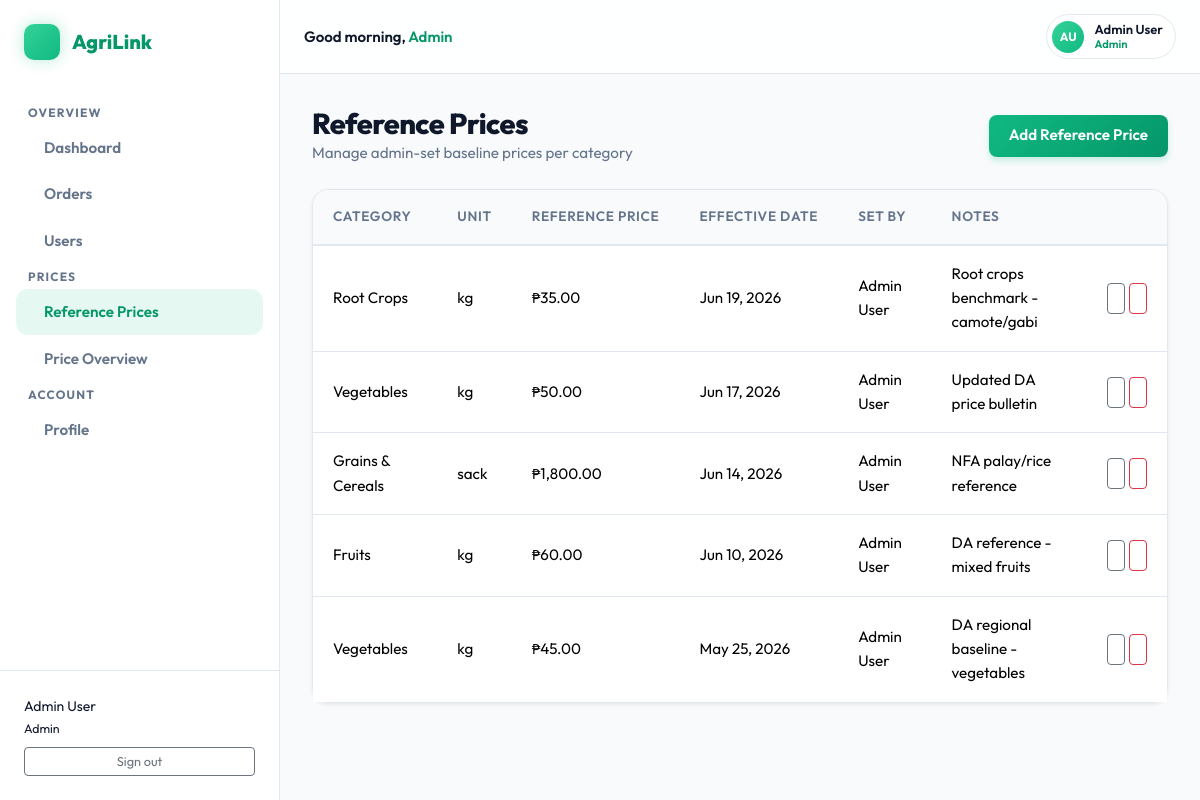
Screenshot of /admin/market-prices.php (signed in) with the database file from the repository.
### tables this page shows
CREATE TABLE `market_prices` (
  `id` int(10) UNSIGNED NOT NULL,
  `category_id` int(10) UNSIGNED NOT NULL,
  `unit_type` varchar(30) NOT NULL DEFAULT 'kg',
  `reference_price` decimal(10,2) NOT NULL,
  `effective_date` date NOT NULL,
  `notes` text DEFAULT NULL,
  `admin_id` int(10) UNSIGNED NOT NULL,
  `created_at` timestamp NOT NULL DEFAULT current_timestamp(),
  `updated_at` timestamp NOT NULL DEFAULT current_timestamp() ON UPDATE current_timestamp()
);

CREATE TABLE `categories` (
  `id` int(10) UNSIGNED NOT NULL,
  `name` varchar(100) NOT NULL,
  `slug` varchar(100) NOT NULL,
  `created_at` timestamp NOT NULL DEFAULT current_timestamp(),
  `updated_at` timestamp NOT NULL DEFAULT current_timestamp() ON UPDATE current_timestamp()
);

CREATE TABLE `users` (
  `id` int(10) UNSIGNED NOT NULL,
  `name` varchar(191) NOT NULL,
  `email` varchar(191) NOT NULL,
  `password` varchar(255) NOT NULL,
  `phone` varchar(30) DEFAULT NULL,
  `address` text DEFAULT NULL,
  `role` enum('admin','farmer','buyer','logistics') NOT NULL DEFAULT 'buyer',
  `created_at` timestamp NOT NULL DEFAULT current_timestamp(),
  `updated_at` timestamp NOT NULL DEFAULT current_timestamp() ON UPDATE current_timestamp()
);

### includes/helpers.php (called while the page is built, shortened)
<?php
function url(string $path = ''): string
{
    return APP_BASE . $path;
}
function peso(float $amount): string
{
    return '₱' . number_format($amount, 2);
}

### classes/MarketPrice.php (called while the page is built, shortened)
<?php
class MarketPrice
{
    private PDO $pdo;
    public function __construct(PDO $pdo)
    {
        $this->pdo = $pdo;
    }
    public function getAll(): array
    {
        $stmt = $this->pdo->query(
            "SELECT mp.*, c.name AS category_name, u.name AS admin_name
             FROM market_prices mp
             JOIN categories c ON c.id = mp.category_id
             JOIN users u ON u.id = mp.admin_id
             ORDER BY mp.effective_date DESC, mp.id DESC"
        );
        return $stmt->fetchAll();
    }
}

### admin/market-prices.php (the view, shortened to what this page needs)
<?php
require_once __DIR__ . '/../includes/helpers.php';
require_once __DIR__ . '/../classes/MarketPrice.php';
$pdo     = Database::getInstance();
$mpModel = new MarketPrice($pdo);
$prices = $mpModel->getAll();
require_once __DIR__ . '/../includes/sidebar.php';
?>
<div class="page-header d-flex align-items-center justify-content-between flex-wrap gap-2 mb-4">
    <div>
        <h1 class="page-title mb-0">Reference Prices</h1>
        <p class="page-subtitle mb-0">Manage admin-set baseline prices per category</p>
    </div>
    <a href="<?= url('/admin/market-prices/create.php') ?>" class="btn btn-agri">Add Reference Price</a>
</div>
<?php if (empty($prices)): ?>
    <div class="empty-state">
        <h2>No reference prices set</h2>
        <p>Add a reference price to help farmers benchmark their listings.</p>
        <a href="<?= url('/admin/market-prices/create.php') ?>" class="btn btn-agri">Add Reference Price</a>
    </div>
<?php else: ?>
    <div class="card shadow-sm">
        <div class="table-responsive">
            <table class="table table-agri align-middle mb-0">
                <thead>
                    <tr>
                        <th>Category</th>
                        <th>Unit</th>
                        <th>Reference Price</th>
                        <th>Effective Date</th>
                        <th>Set By</th>
                        <th>Notes</th>
                        <th></th>
                    </tr>
                </thead>
                <tbody>
                    <?php foreach ($prices as $p): ?>
                    <tr>
                        <td class="fw-600"><?= htmlspecialchars($p['category_name'], ENT_QUOTES, 'UTF-8') ?></td>
                        <td><?= htmlspecialchars($p['unit_type'], ENT_QUOTES, 'UTF-8') ?></td>
                        <td><?= peso((float)$p['reference_price']) ?></td>
                        <td><?= date('M j, Y', strtotime($p['effective_date'])) ?></td>
                        <td><?= htmlspecialchars($p['admin_name'], ENT_QUOTES, 'UTF-8') ?></td>
                        <td><?= $p['notes'] ? htmlspecialchars(mb_strimwidth($p['notes'], 0, 50, '…'), ENT_QUOTES, 'UTF-8') : '—' ?></td>
                        <td>
                            <div class="d-flex gap-1">
                                <a href="<?= url('/admin/market-prices/edit.php?id=' . $p['id']) ?>"
                                   class="btn btn-sm btn-outline-secondary" title="Edit">
                                </a>
                                <form method="post" action="<?= url('/admin/market-prices/delete.php') ?>"
                                      data-vex-confirm="Delete this reference price?"
                                      data-vex-confirm-variant="danger">
                                    <button type="submit" class="btn btn-sm btn-outline-danger" title="Delete">
                                    </button>
                                </form>
                            </div>
                        </td>
                    </tr>
                    <?php endforeach; ?>
                </tbody>
            </table>
        </div>
    </div>
<?php endif; ?>
<?php require_once __DIR__ . '/../includes/sidebar_end.php'; ?>

### assets/css/agrilink.css (style rules this page uses)
:root { --agri-green: #10b981; --agri-green-dark: #059669; --agri-green-light: #34d399; --agri-green-muted: rgba(16, 185, 129, 0.1); --agri-yellow: #f59e0b; --agri-bg: #f8fafc; --agri-surface: #ffffff; --agri-surface-glass: rgba(255, 255, 255, 0.85); --agri-text: #0f172a; --agri-text-muted: #64748b; --agri-border: #e2e8f0; --agri-shadow-sm: 0 1px 3px rgba(0,0,0,0.05), 0 1px 2px rgba(0,0,0,0.03); --agri-shadow-md: 0 4px 6px -1px rgba(0,0,0,0.05), 0 2px 4px -1px rgba(0,0,0,0.03); --agri-shadow-lg: 0 10px 15px -3px rgba(0,0,0,0.05), 0 4px 6px -2px rgba(0,0,0,0.025); --agri-shadow-glow: 0 0 15px rgba(16, 185, 129, 0.3); --agri-sidebar-width: 280px; --agri-radius-sm: 8px; --agri-radius: 16px; --agri-radius-lg: 24px; --transition-fast: 0.15s cubic-bezier(0.4, 0, 0.2, 1); --transition-base: 0.25s cubic-bezier(0.4, 0, 0.2, 1); --transition-bounce: 0.4s cubic-bezier(0.34, 1.56, 0.64, 1); }
body { background-color: var(--agri-bg); color: var(--agri-text); font-family: 'Outfit', system-ui, -apple-system, sans-serif; font-size: 0.95rem; line-height: 1.6; -webkit-font-smoothing: antialiased; -moz-osx-font-smoothing: grayscale; }
a { color: var(--agri-green); text-decoration: none; transition: color var(--transition-fast); }
.page-header { margin-bottom: 2rem; animation: fadeInDown 0.5s ease-out; }
.page-title { font-size: 1.8rem; font-weight: 800; color: var(--agri-text); margin-bottom: 0.25rem; letter-spacing: -0.02em; line-height: 1.2; }
.page-subtitle { font-size: 0.95rem; color: var(--agri-text-muted); font-weight: 400; }
.btn-agri { background: linear-gradient(135deg, var(--agri-green), var(--agri-green-dark)); border: none; color: #ffffff; font-weight: 600; font-size: 0.95rem; border-radius: var(--agri-radius-sm); padding: 0.6rem 1.25rem; transition: all var(--transition-bounce); box-shadow: 0 4px 6px rgba(16, 185, 129, 0.2); }
.card { background: var(--agri-surface); border: 1px solid var(--agri-border); border-radius: var(--agri-radius); box-shadow: var(--agri-shadow-sm); transition: transform var(--transition-base), box-shadow var(--transition-base); }
.table-agri { width: 100%; border-collapse: separate; border-spacing: 0; }
.table-agri thead th { background-color: var(--agri-bg); color: var(--agri-text-muted); font-weight: 600; font-size: 0.85rem; text-transform: uppercase; letter-spacing: 0.05em; padding: 1rem 1.25rem; border-bottom: 2px solid var(--agri-border); white-space: nowrap; }
.table-agri tbody td { padding: 1rem 1.25rem; border-bottom: 1px solid var(--agri-border); vertical-align: middle; transition: background-color var(--transition-fast); }
.table-agri tbody tr:last-child td { border-bottom: none; }
.card > .table-responsive { border-radius: var(--agri-radius) var(--agri-radius) 0 0; }

### rows the page displays
market_prices: category.name "Root Crops", unit_type "kg", reference_price "₱35.00", effective_date "Jun 19, 2026", admin.name "Admin User", notes "Root crops benchmark - camote/gabi"
market_prices: category.name "Vegetables", unit_type "kg", reference_price "₱50.00", effective_date "Jun 17, 2026", admin.name "Admin User", notes "Updated DA price bulletin"
market_prices: category.name "Grains & Cereals", unit_type "sack", reference_price "₱1,800.00", effective_date "Jun 14, 2026", admin.name "Admin User", notes "NFA palay/rice reference"
market_prices: category.name "Fruits", unit_type "kg", reference_price "₱60.00", effective_date "Jun 10, 2026", admin.name "Admin User", notes "DA reference - mixed fruits"
market_prices: category.name "Vegetables", unit_type "kg", reference_price "₱45.00", effective_date "May 25, 2026", admin.name "Admin User", notes "DA regional baseline - vegetables"

### other values shown
APP_NAME "AgriLink"
$user['name'] "Admin User"
$role "Admin"
timeGreeting() "Good morning"
$topbarFirstName "Admin"
userInitials($user['name'] ?? '') "AU"
